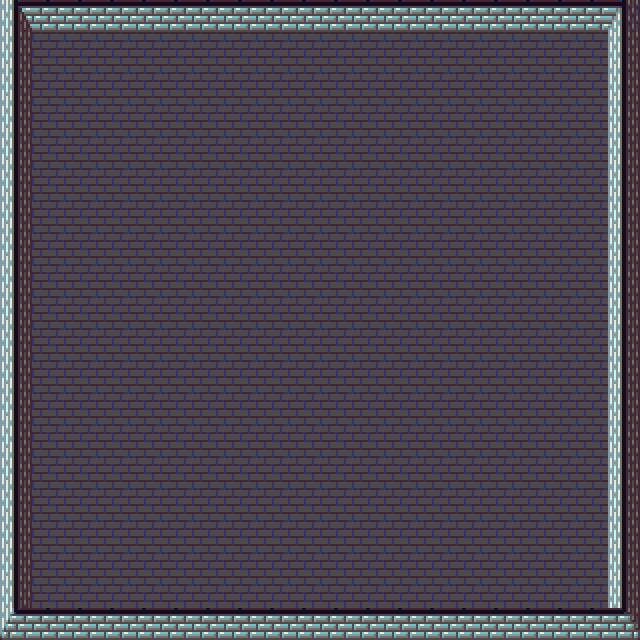

A 2D game scene composited from a Tiled map and its tileset images. What follows is a short description and the map's XML, with every tile layer's data as written:
An orthogonal 20x20 tile map with 32x32 px tiles, 2 tile layers (Floor, Wall), 2 tilesets and 4 objects (Left-Wall, Top-Wall, Right-Wall, Bottom-Wall).

<map version="1.0" tiledversion="1.0.3" orientation="orthogonal" renderorder="right-down" width="20" height="20" tilewidth="32" tileheight="32" nextobjectid="8">
 <tileset firstgid="1" source="tiles/Dawnlike-Floor.tsx" />
 <tileset firstgid="820" source="tiles/Dawnlike-Wall.tsx" />
 <layer name="Floor" width="20" height="20">
  <data encoding="csv">
275,275,275,275,275,275,275,275,275,275,275,275,275,275,275,275,275,275,275,275,
275,275,275,275,275,275,275,275,275,275,275,275,275,275,275,275,275,275,275,275,
275,275,275,275,275,275,275,275,275,275,275,275,275,275,275,275,275,275,275,275,
275,275,275,275,275,275,275,275,275,275,275,275,275,275,275,275,275,275,275,275,
275,275,275,275,275,275,275,275,275,275,275,275,275,275,275,275,275,275,275,275,
275,275,275,275,275,275,275,275,275,275,275,275,275,275,275,275,275,275,275,275,
275,275,275,275,275,275,275,275,275,275,275,275,275,275,275,275,275,275,275,275,
275,275,275,275,275,275,275,275,275,275,275,275,275,275,275,275,275,275,275,275,
275,275,275,275,275,275,275,275,275,275,275,275,275,275,275,275,275,275,275,275,
275,275,275,275,275,275,275,275,275,275,275,275,275,275,275,275,275,275,275,275,
275,275,275,275,275,275,275,275,275,275,275,275,275,275,275,275,275,275,275,275,
275,275,275,275,275,275,275,275,275,275,275,275,275,275,275,275,275,275,275,275,
275,275,275,275,275,275,275,275,275,275,275,275,275,275,275,275,275,275,275,275,
275,275,275,275,275,275,275,275,275,275,275,275,275,275,275,275,275,275,275,275,
275,275,275,275,275,275,275,275,275,275,275,275,275,275,275,275,275,275,275,275,
275,275,275,275,275,275,275,275,275,275,275,275,275,275,275,275,275,275,275,275,
275,275,275,275,275,275,275,275,275,275,275,275,275,275,275,275,275,275,275,275,
275,275,275,275,275,275,275,275,275,275,275,275,275,275,275,275,275,275,275,275,
275,275,275,275,275,275,275,275,275,275,275,275,275,275,275,275,275,275,275,275,
275,275,275,275,275,275,275,275,275,275,275,275,275,275,275,275,275,275,275,275
</data>
 </layer>
 <layer name="Wall" width="20" height="20">
  <data encoding="csv">
963,984,984,984,984,984,984,984,984,984,984,984,984,984,984,984,984,984,984,965,
960,0,0,0,0,0,0,0,0,0,0,0,0,0,0,0,0,0,0,960,
960,0,0,0,0,0,0,0,0,0,0,0,0,0,0,0,0,0,0,960,
960,0,0,0,0,0,0,0,0,0,0,0,0,0,0,0,0,0,0,960,
960,0,0,0,0,0,0,0,0,0,0,0,0,0,0,0,0,0,0,960,
960,0,0,0,0,0,0,0,0,0,0,0,0,0,0,0,0,0,0,960,
960,0,0,0,0,0,0,0,0,0,0,0,0,0,0,0,0,0,0,960,
960,0,0,0,0,0,0,0,0,0,0,0,0,0,0,0,0,0,0,960,
960,0,0,0,0,0,0,0,0,0,0,0,0,0,0,0,0,0,0,960,
960,0,0,0,0,0,0,0,0,0,0,0,0,0,0,0,0,0,0,960,
960,0,0,0,0,0,0,0,0,0,0,0,0,0,0,0,0,0,0,960,
960,0,0,0,0,0,0,0,0,0,0,0,0,0,0,0,0,0,0,960,
960,0,0,0,0,0,0,0,0,0,0,0,0,0,0,0,0,0,0,960,
960,0,0,0,0,0,0,0,0,0,0,0,0,0,0,0,0,0,0,960,
960,0,0,0,0,0,0,0,0,0,0,0,0,0,0,0,0,0,0,960,
960,0,0,0,0,0,0,0,0,0,0,0,0,0,0,0,0,0,0,960,
960,0,0,0,0,0,0,0,0,0,0,0,0,0,0,0,0,0,0,960,
960,0,0,0,0,0,0,0,0,0,0,0,0,0,0,0,0,0,0,960,
960,0,0,0,0,0,0,0,0,0,0,0,0,0,0,0,0,0,0,960,
980,984,984,984,984,984,984,984,984,984,984,984,984,984,984,984,984,984,984,982
</data>
 </layer>
 <objectgroup name="Wall-Objects">
  <object id="2" name="Left-Wall" x="0" y="32" width="32" height="576" />
  <object id="3" name="Top-Wall" x="32" y="0" width="576" height="32" />
  <object id="6" name="Right-Wall" x="608" y="32" width="32" height="576" />
  <object id="7" name="Bottom-Wall" x="32" y="608" width="576" height="32" />
 </objectgroup>
</map>
